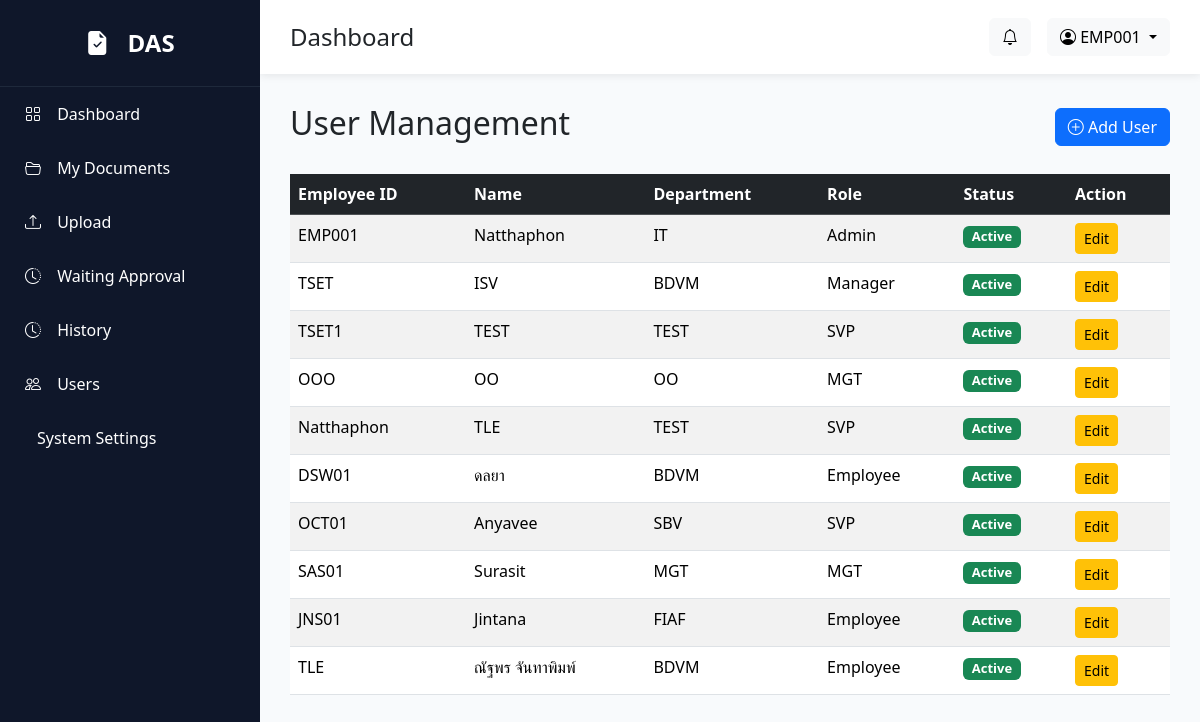
The app's page /users (signed in) with its own data.
### models/user.py (models this page shows)
class User(UserMixin, db.Model):
    __tablename__ = "users"
    id = db.Column(db.Integer, primary_key=True)
    employee_id = db.Column(db.String(20), unique=True, nullable=False)
    fullname = db.Column(db.String(200), nullable=False)
    username = db.Column(db.String(100), unique=True)
    password = db.Column(db.String(255), nullable=False)
    email = db.Column(db.String(150))
    department = db.Column(db.String(100))
    position = db.Column(db.String(100))
    role = db.Column(db.String(50), default="Employee")
    status = db.Column(db.String(20), default="Active")
    created_at = db.Column(db.DateTime, default=datetime.utcnow)
    approval_steps = db.relationship(
        "ApprovalStep",
        backref="approver",
        lazy=True
    )

### routes/user.py (the view)
@user_bp.route("/users")
@login_required
def users():
    if current_user.role != "Admin":
        abort(403)
    users = User.query.all()
    return render_template(
        "users/list.html",
        users=users
    )

### app.py (called while the page is built)
@login_manager.user_loader
def load_user(user_id):
    return User.query.get(int(user_id))

### templates/users/list.html (shortened to what this page needs)
{% extends 'layout/base.html' %}
{% block content %}
<div class="d-flex justify-content-between align-items-center mb-4">
    <h2>User Management</h2>
    <button class="btn btn-primary" data-bs-toggle="modal" data-bs-target="#addUserModal">
        <i class="bi bi-plus-circle"></i>
        Add User
    </button>
</div>
<table class="table table-striped table-hover">
    <thead class="table-dark">
        <tr>
            <th>Employee ID</th>
            <th>Name</th>
            <th>Department</th>
            <th>Role</th>
            <th>Status</th>
            <th>Action</th>
        </tr>
    </thead>
    <tbody>
        {% for user in users %}
        <tr>
            <td>{{ user.employee_id }}</td>
            <td>{{ user.fullname }}</td>
            <td>{{ user.department }}</td>
            <td>{{ user.role }}</td>
            <td>
                {% if user.status == "Active" %}
                <span class="badge bg-success">
                    Active
                </span>
                {% else %}
                <span class="badge bg-danger">
                    Inactive
                </span>
                {% endif %}
            </td>
            <td>
                <button
                    class="btn btn-warning btn-sm"
                    data-bs-toggle="modal"
                    data-bs-target="#editUserModal"
                    data-id="{{ user.id }}"
                    data-fullname="{{ user.fullname }}"
                    data-department="{{ user.department }}"
                    data-position="{{ user.position }}"
                    data-role="{{ user.role }}"
                    data-status="{{ user.status }}"
                >
                    Edit
                </button>
            </td>
        </tr>
        {% endfor %}
    </tbody>
</table>
{% endblock %}

### templates/layout/base.html (shortened to what this page needs)
<!DOCTYPE html>
<html lang="en">
<head>
    <link href="https://cdn.jsdelivr.net/npm/bootstrap@5.3.7/dist/css/bootstrap.min.css" rel="stylesheet">
    <link href="https://cdn.jsdelivr.net/npm/bootstrap-icons@1.11.3/font/bootstrap-icons.min.css" rel="stylesheet">
    <link rel="stylesheet" href="{{ url_for('static', filename='css/style.css') }}">
</head>
<body>
    <div class="wrapper">
        <div class="sidebar d-none d-lg-block">
            <div class="logo">
                <i class="bi bi-file-earmark-check-fill"></i>
                DAS
            </div>
            <a href="/dashboard">
                <i class="bi bi-grid"></i>
                Dashboard
            </a>
            <a href="/documents">
                <i class="bi bi-folder2-open"></i>
                My Documents
            </a>
            <a href="/documents/create">
                <i class="bi bi-upload"></i>
                Upload
            </a>
            <a href="/documents/waiting">
                <i class="bi bi-clock-history"></i>
                Waiting Approval
            </a>
            <a href="/history">
                <i class="bi bi-clock-history"></i>
                History
            </a>
            {% if current_user.role=="Admin" %}
            <a href="/users">
                <i class="bi bi-people"></i>
                Users
            </a>
            <a href="/settings">
                System Settings
            </a>
            {% endif %}
        </div>
        <div class="main">
            <div class="topbar">
                <div class="d-flex align-items-center">
                    <h4 class="mb-0">
                        {% block page_title %}
                        Dashboard
                        {% endblock %}
                    </h4>
                </div>
                <div class="d-flex align-items-center gap-3">
                    <button class="btn btn-light position-relative">
                        <i class="bi bi-bell"></i>
                    </button>
                    <div class="dropdown">
                        <button class="btn btn-light dropdown-toggle" data-bs-toggle="dropdown">
                            <i class="bi bi-person-circle"></i>
                            {{ current_user.employee_id }}
                        </button>
                    </div>
                </div>
            </div>
            <div class="content">
                {% block content %}
                {% endblock %}
            </div>
        </div>
    </div>
</body>
</html>

### static/css/style.css (style rules this page uses)
* { margin: 0; padding: 0; box-sizing: border-box; font-family: 'Segoe UI', sans-serif; }
body { background: #F8FAFC; }
.wrapper { display: flex; }
.sidebar { width: 260px; height: 100vh; background: #0F172A; color: white; position: fixed; }
.logo { padding: 25px; font-size: 24px; font-weight: bold; text-align: center; border-bottom: 1px solid #1E293B; }
.sidebar a { color: white; text-decoration: none; display: block; padding: 15px 25px; transition: .3s; }
.sidebar i { margin-right: 12px; }
.main { margin-left: 260px; width: 100%; }
.topbar { background: white; padding: 18px 30px; display: flex; justify-content: space-between; align-items: center; box-shadow: 0 2px 8px rgba(0, 0, 0, .08); }
.content { padding: 30px; }
.badge { font-size: 13px; }

### records on screen
User: employee_id "EMP001", fullname "Natthaphon", department "IT", role "Admin", status "Active"
User: employee_id "TSET", fullname "ISV", department "BDVM", role "Manager", status "Active"
User: employee_id "TSET1", fullname "TEST", department "TEST", role "SVP", status "Active"
User: employee_id "OOO", fullname "OO", department "OO", role "MGT", status "Active"
User: employee_id "Natthaphon", fullname "TLE", department "TEST", role "SVP", status "Active"
User: employee_id "DSW01", fullname "ดลยา", department "BDVM", role "Employee", status "Active"
User: employee_id "OCT01", fullname "Anyavee", department "SBV", role "SVP", status "Active"
User: employee_id "SAS01", fullname "Surasit", department "MGT", role "MGT", status "Active"
User: employee_id "JNS01", fullname "Jintana", department "FIAF", role "Employee", status "Active"
User: employee_id "TLE", fullname "ณัฐพร จันทาพิมพ์", department "BDVM", role "Employee", status "Active"
